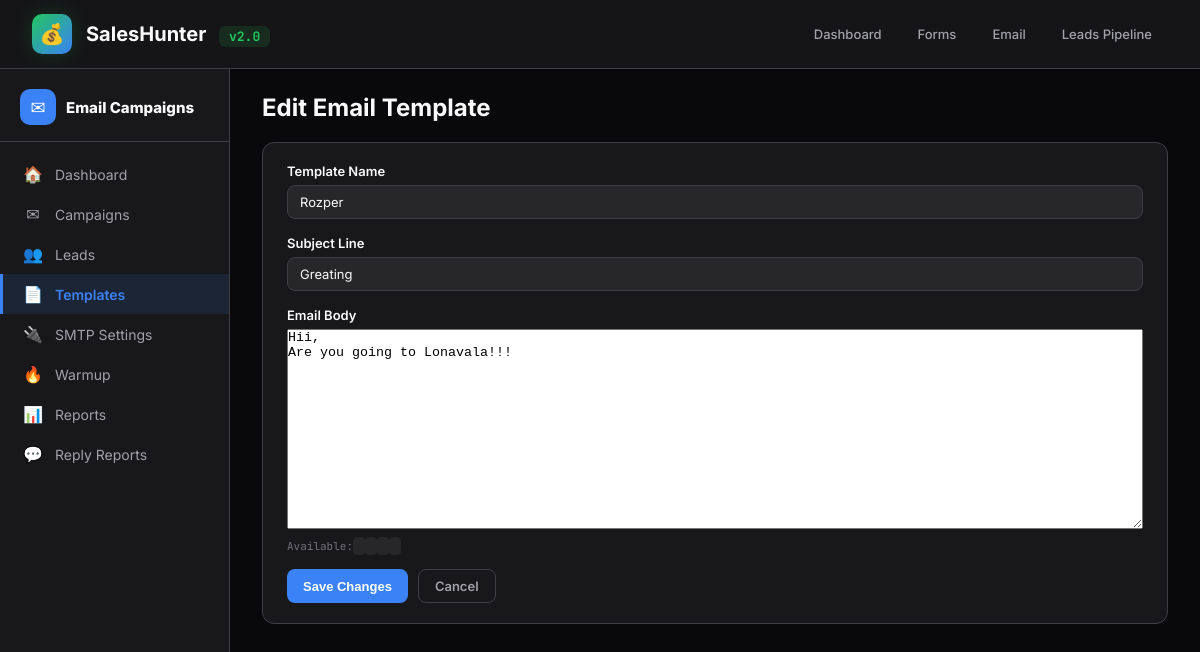
The page /email/templates/1/edit/ on the database its author committed.
### leads/models.py (models this page shows, shortened)
class EmailTemplate(models.Model):
    name = models.CharField(max_length=255)
    subject = models.CharField(max_length=500)
    body = models.TextField()
    created_at = models.DateTimeField(default=timezone.now)
    class Meta:
        ordering = ['name']

### leads/views.py (the view)
# urls.py: path('email/templates/<int:pk>/edit/', views.email_template_edit, name='email_template_edit'),
def email_template_edit(request, pk):
    template = get_object_or_404(EmailTemplate, pk=pk)
    if request.method == 'POST':
        template.name = request.POST.get('name', template.name)
        template.subject = request.POST.get('subject', template.subject)
        template.body = request.POST.get('body', template.body)
        template.save()
        return redirect('email_templates')
    context = {'active_tab': 'templates', 'template': template}
    return render(request, 'leads/email/template_edit.html', context)

### leads/context_processors.py (called while the page is built)
def recent_sessions(request):
    return {
        'recent_sessions': SearchSession.objects.order_by('-created_at')[:20]
    }

### leads/templates/leads/email/template_edit.html (shortened to what this page needs)
{% extends "leads/email_base.html" %}
{% block email_content %}
<h2 style="margin-bottom:20px;">Edit Email Template</h2>
<div class="card">
  <form method="post">
    <div style="margin-bottom:16px;">
      <label style="display:block;font-size:13px;font-weight:600;margin-bottom:6px;">Template Name</label>
      <input type="text" name="name" value="{{ template.name }}" style="width:100%;" required>
    </div>
    <div style="margin-bottom:16px;">
      <label style="display:block;font-size:13px;font-weight:600;margin-bottom:6px;">Subject Line</label>
      <input type="text" name="subject" value="{{ template.subject }}" style="width:100%;" required>
    </div>
    <div style="margin-bottom:16px;">
      <label style="display:block;font-size:13px;font-weight:600;margin-bottom:6px;">Email Body</label>
      <textarea name="body" style="width:100%;min-height:200px;resize:vertical;" required>{{ template.body }}</textarea>
      <div style="font-size:11px;color:var(--text-dim);margin-top:6px;font-family:'JetBrains Mono',monospace;">
        Available: <span style="background:var(--surface2);padding:2px 6px;border-radius:4px;">{{firstName}}</span>
        <span style="background:var(--surface2);padding:2px 6px;border-radius:4px;">{{lastName}}</span>
        <span style="background:var(--surface2);padding:2px 6px;border-radius:4px;">{{company}}</span>
        <span style="background:var(--surface2);padding:2px 6px;border-radius:4px;">{{email}}</span>
      </div>
    </div>
    <div style="display:flex;gap:10px;">
      <button type="submit" class="btn btn-blue">Save Changes</button>
      <a href="{% url 'email_templates' %}" class="btn btn-outline">Cancel</a>
    </div>
  </form>
</div>
{% endblock %}

### templates/base.html (style rules this page uses)
* { margin:0;padding:0;box-sizing:border-box; }
:root { --bg:#09090b;--surface:#18181b;--surface2:#27272a;--border:#3f3f46;--border-light:#52525b; --text:#fafafa;--text-muted:#a1a1aa;--text-dim:#71717a; --green:#22c55e;--green-bg:rgba(34,197,94,0.12); --blue:#3b82f6;--blue-bg:rgba(59,130,246,0.12); --purple:#a855f7;--purple-bg:rgba(168,85,247,0.12); --orange:#f97316;--orange-bg:rgba(249,115,22,0.12); --cyan:#06b6d4;--cyan-bg:rgba(6,182,212,0.1); --yellow:#eab308;--yellow-bg:rgba(234,179,8,0.1); --red:#ef4444;--red-bg:rgba(239,68,68,0.1); --pink:#ec4899; }
body { font-family:'Inter',sans-serif;background:var(--bg);color:var(--text);min-height:100vh; }
a { color:var(--blue);text-decoration:none; }
.card { background:var(--surface);border:1px solid var(--border);border-radius:12px;padding:20px 24px;margin-bottom:12px; }
.btn { display:inline-block;padding:8px 16px;border-radius:8px;font-size:13px;font-weight:600;border:none;cursor:pointer;transition:all .15s;text-decoration:none; }
.btn-blue { background:var(--blue);color:#fff; }
.btn-outline { background:transparent;border:1px solid var(--border);color:var(--text-muted); }
input,select { background:var(--surface2);border:1px solid var(--border);color:var(--text);padding:8px 12px;border-radius:8px;font-size:13px;font-family:'Inter',sans-serif; }

### rows shown on the page
EmailTemplate: name "Rozper", subject "Greating", body "Hii, Are you going to Lonavala!!!"
